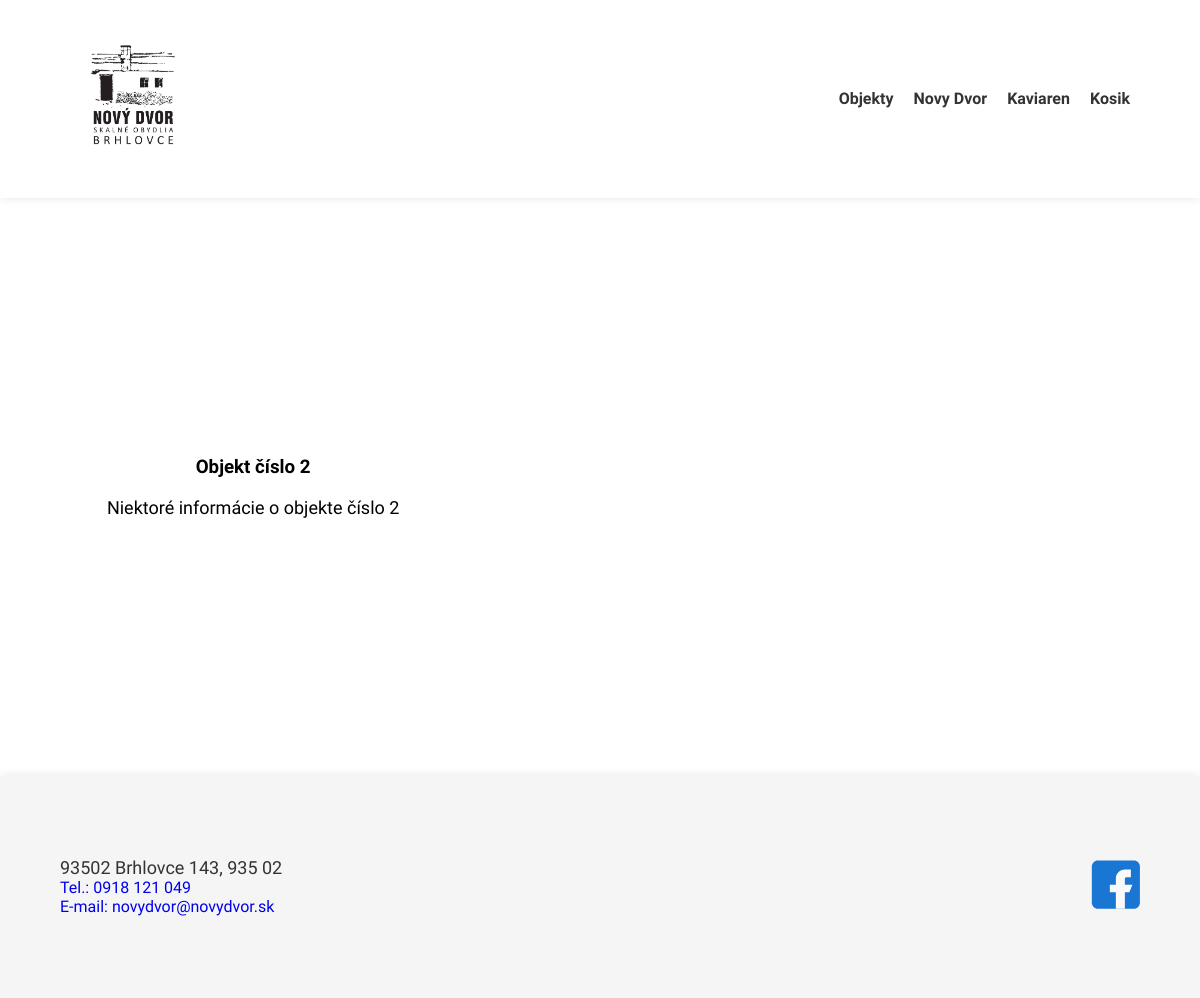
The app's page /objects/2, older data.
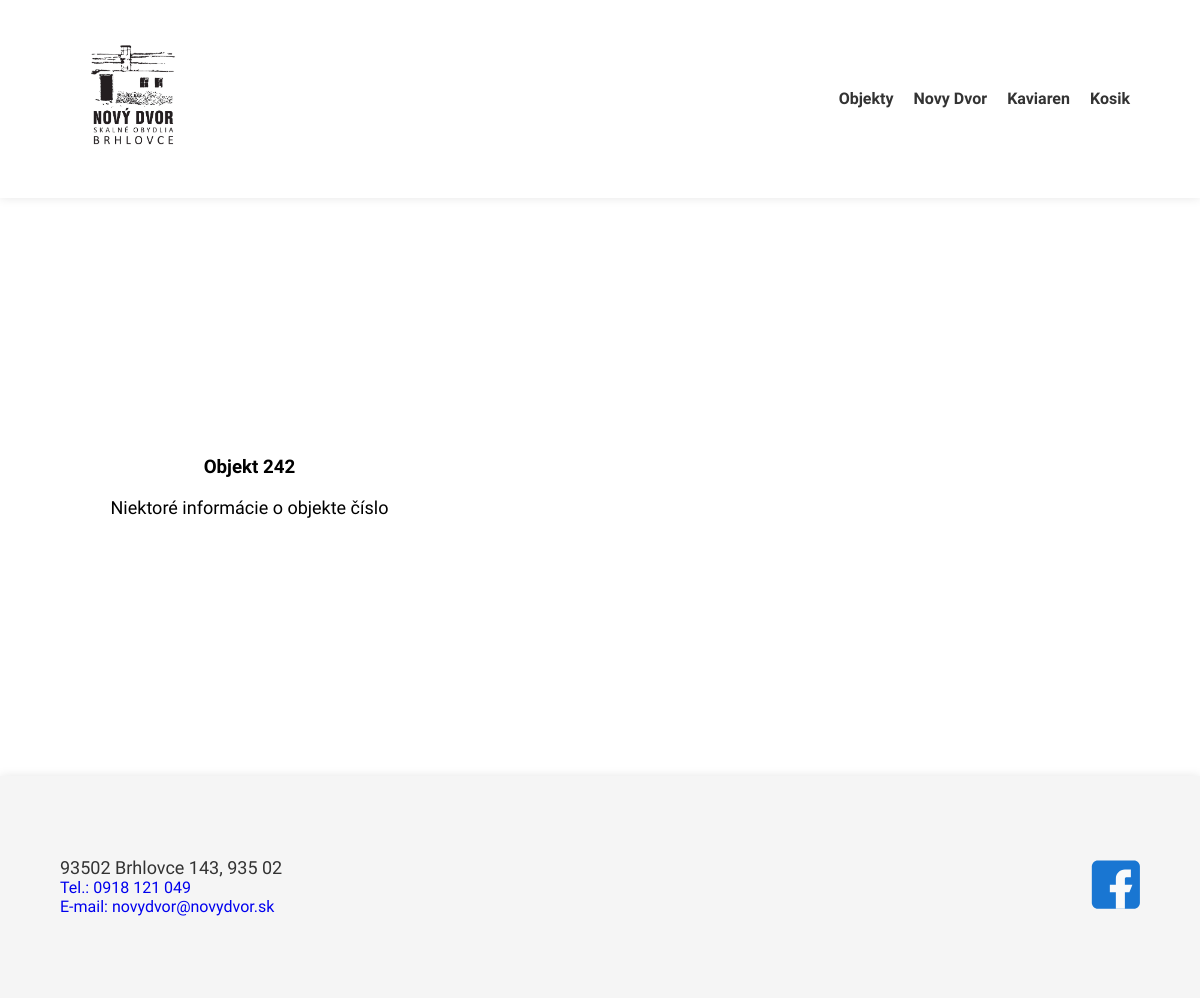
The same page, newer data.
### flask_app/core/models/objects.py (models this page shows, shortened)
class Objects(db.Model):
    __tablename__ = 'objects'
    id = db.Column(db.Integer, primary_key=True)
    name = db.Column(db.String(80))
    txt = db.Column(db.Text)
    src = db.Column(db.Text)

### flask_app/core/routes/area_objects.py (the view)
@area_objects.route('/objects/<int:object_id>')
def object_page(object_id):
    template = 'object.html'
    res = Objects.query.get(object_id)
    return render_template(template, res=res)

### flask_app/templates/object.html (shortened to what this page needs)
{% extends "base.html" %}
{% block content %}
<div id="object">
    <div class="text-wrapper">
        <h3>{{ res.name }}</h3>
        <p>{{ res.txt }}</p>
    </div>
</div>
{% endblock %}

Row changes from the older to the newer data that the page shows:
changed Objects: name "Objekt číslo 2" → "Objekt 242"; txt "Niektoré informácie o objekte číslo 2" → "Niektoré informácie o objekte číslo"
